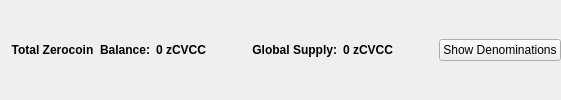
                       <widget class="QFrame" name="balanceSupplyFrame">
                        <layout class="QHBoxLayout" name="horizontalLayout_2" stretch="0,0,0,1,0">
                         <property name="rightMargin">
                          <number>0</number>
                         </property>
                         <item>
                          <layout class="QHBoxLayout" name="horizontalLayout_34">
                           <item>
                            <widget class="QLabel" name="labelzAvailableText_3">
                             <property name="font">
                              <font>
                               <weight>75</weight>
                               <bold>true</bold>
                              </font>
                             </property>
                             <property name="toolTip">
                              <string>Total Balance including unconfirmed and immature zCVCC</string>
                             </property>
                             <property name="text">
                              <string>Total Zerocoin  Balance:</string>
                             </property>
                             <property name="alignment">
                              <set>Qt::AlignRight|Qt::AlignTrailing|Qt::AlignVCenter</set>
                             </property>
                            </widget>
                           </item>
                           <item>
                            <widget class="QLabel" name="labelzAvailableAmount_4">
                             <property name="minimumSize">
                              <size>
                               <width>40</width>
                               <height>0</height>
                              </size>
                             </property>
                             <property name="font">
                              <font>
                               <weight>75</weight>
                               <bold>true</bold>
                              </font>
                             </property>
                             <property name="toolTip">
                              <string>Total Balance including unconfirmed and immature zCVCC</string>
                             </property>
                             <property name="text">
                              <string>0 zCVCC</string>
                             </property>
                             <property name="alignment">
                              <set>Qt::AlignLeading|Qt::AlignLeft|Qt::AlignVCenter</set>
                             </property>
                            </widget>
                           </item>
                          </layout>
                         </item>
                         <item>
                          <spacer name="horizontalSpacer_32">
                           <property name="orientation">
                            <enum>Qt::Horizontal</enum>
                           </property>
                           <property name="sizeHint" stdset="0">
                            <size>
                             <width>40</width>
                             <height>20</height>
                            </size>
                           </property>
                          </spacer>
                         </item>
                         <item>
                          <layout class="QHBoxLayout" name="horizontalLayout_35">
                           <item>
                            <widget class="QLabel" name="labelZsupplyText_2">
                             <property name="font">
                              <font>
                               <weight>75</weight>
                               <bold>true</bold>
                              </font>
                             </property>
                             <property name="text">
                              <string>Global Supply:</string>
                             </property>
                             <property name="alignment">
                              <set>Qt::AlignRight|Qt::AlignTrailing|Qt::AlignVCenter</set>
                             </property>
                            </widget>
                           </item>
                           <item>
                            <widget class="QLabel" name="labelZsupplyAmount_2">
                             <property name="font">
                              <font>
                               <weight>75</weight>
                               <bold>true</bold>
                              </font>
                             </property>
                             <property name="text">
                              <string>0 zCVCC</string>
                             </property>
                            </widget>
                           </item>
                          </layout>
                         </item>
                         <item>
                          <spacer name="horizontalSpacer_31">
                           <property name="orientation">
                            <enum>Qt::Horizontal</enum>
                           </property>
                           <property name="sizeHint" stdset="0">
                            <size>
                             <width>40</width>
                             <height>20</height>
                            </size>
                           </property>
                          </spacer>
                         </item>
                         <item>
                          <widget class="QPushButton" name="pushButtonShowDenoms">
                           <property name="toolTip">
                            <string>Show zCVCC denominations list</string>
                           </property>
                           <property name="text">
                            <string>Show Denominations</string>
                           </property>
                          </widget>
                         </item>
                        </layout>
                       </widget>
